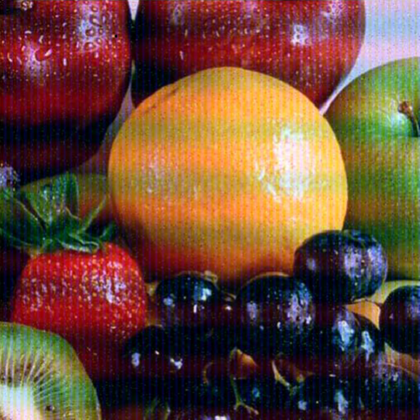
%> input picture Task5/A.bmp, 420 x 420 px, shrunk from 512 x 512 before the run
$ octave --eval "result = RemovePeriodicNoise(imread('A.bmp'));"   (GNU Octave 9; MATLAB toolbox functions it lacks are replaced by stand-ins)
%> lines starting %> are read from the running program, lines starting %| are printed output that depends on the picture
function RestoredImage = RemovePeriodicNoise(img)

originalImg=img;
%> originalImg is the input picture: size 420x420x3 uint8; mean R, G, B 107.5, 73.8, 57.7
originalImg=double(originalImg);
%> originalImg: size 420x420x3 double
[rows,cols,c]=size(originalImg);
%> rows = 420; cols = 420; c = 3
RestoredImage=zeros(rows,cols,c);

for channel = 1 : c
    img=originalImg(:,:,channel);
    ffImg = fftshift(fft2(img));
##    mat=power(abs(ffImg),2);
##    fLog = mat2gray(log(mat)+1);

    realPart = real(ffImg);
    imagPart = imag(ffImg);

    realPart = power(realPart, 2);
    imagPart = power(imagPart, 2);

    mag = power(realPart + imagPart, 0.5);
    fLog = log(mag);


figure, imshow(fLog,[]);


 for i = 2 : rows-1

     for j = 2 : cols-1

       if fLog(i,j)>fLog(i+1,j) && fLog(i,j)>fLog(i-1,j)&&fLog(i,j)>fLog(i+1,j) &&fLog(i,j)>fLog(i,j-1)&&fLog(i,j)>fLog(i,j+1)&&fLog(i,j)>fLog(i-1,j-1) &&fLog(i,j)>fLog(i-1,j+1) &&fLog(i,j)>fLog(i+1,j-1) &&fLog(i,j)>fLog(i+1,j+1)
        fLog(i,j) = 0;
          ffImg(i,j)=0;

        end
    end

end

figure, imshow(fLog,[]);

    if channel==1
      R = ifft2(ifftshift(ffImg));
    elseif channel==2
      G = ifft2(ifftshift(ffImg));
    else
      B = ifft2(ifftshift(ffImg));
    end
end
%> this loop made 3 passes
%> pass 1, in RemovePeriodicNoise, `img=originalImg(:,:,channel);`:
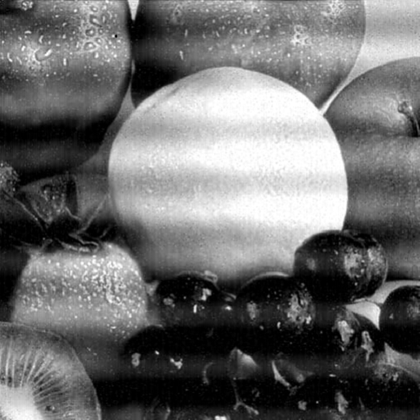
%> img: size 420x420 double; min 0, max 255, mean 107.5
%> after the loop:
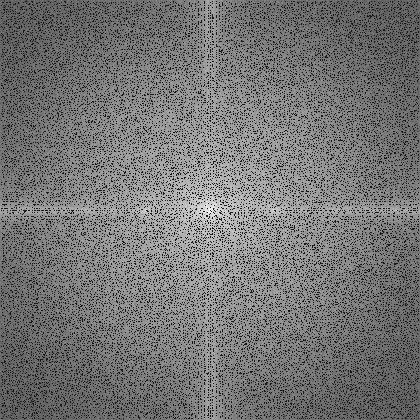
%> fLog: size 420x420 double; min -1.5, max 14.56, mean 5.88; drawn with min black and max white

RestoredImage(:,:,1) = R;
RestoredImage(:,:,2) = G;
RestoredImage(:,:,3) = B;

endfunction
